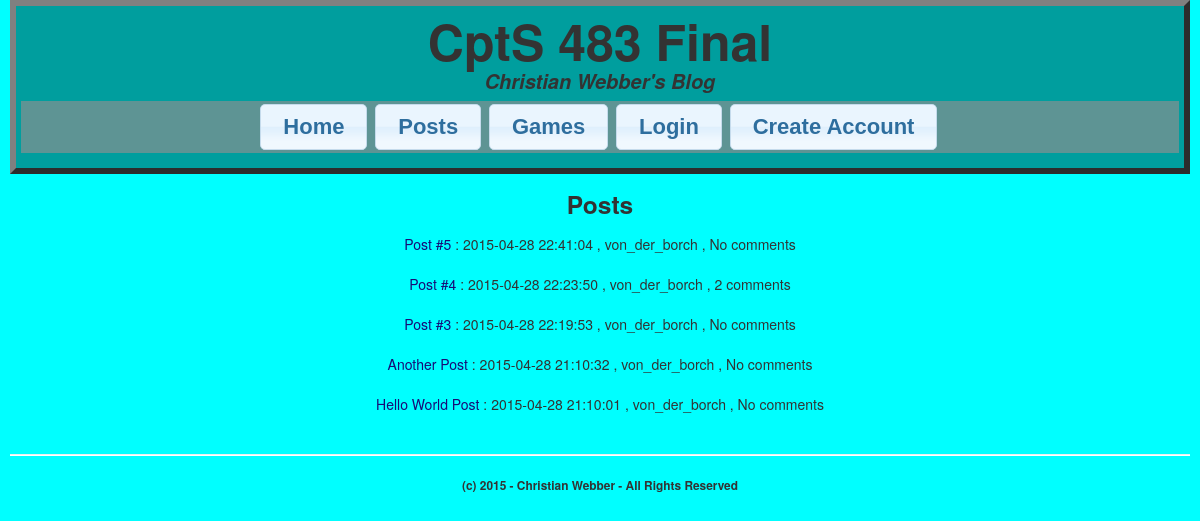
Screenshot of /index.php/blog/ListPosts with the database file from the repository.
### tables this page shows
CREATE TABLE `posts` (
  `id` int(11) NOT NULL AUTO_INCREMENT,
  `title` varchar(255) DEFAULT NULL,
  `content` longtext,
  `date` timestamp NOT NULL DEFAULT CURRENT_TIMESTAMP,
  `author` varchar(255) NOT NULL,
  `upvotes` int(11) DEFAULT '0',
  `downvotes` int(11) DEFAULT '0',
  `voters` longtext,
  PRIMARY KEY (`id`),
  UNIQUE KEY `idposts_UNIQUE` (`id`)
);

### application/controllers/Blog.php (called while the page is built, shortened)
<?php
class Blog extends CI_Controller
{
    public function __construct()
    {
        $this->load->database();
        $this->load->helper('url');
        $this->load->model('PostModel', 'post');
        $this->load->model('CommentModel', 'comments');
        $this->load->model('UserModel', 'user');
        $this->load->model('GameModel', 'game');
    }
    public function ListPosts()
    {
        $data['posts'] = $this->post->GetAll();
        $this->load->view('header');
        $this->load->view('list', $data);
        $this->load->view('footer');
    }
}

### index.php (called while the page is built, shortened)
<?php
require_once BASEPATH.'core/CodeIgniter.php';

### application/models/PostModel.php (called while the page is built, shortened)
<?php
class PostModel extends CI_Model
{
    public function GetAll()
    {
        $this->db->order_by('date', 'desc');
        $query = $this->db->get('posts');
        return $query->result();
    }
}
?>

### application/models/CommentModel.php (called while the page is built, shortened)
<?php
class CommentModel extends CI_Model
{
    public function GetNumberOfCommentsForPost($postid)
    {
        $this->db->order_by('date', 'desc');
        $query = $this->db->get_where('comments', array('postid' => $postid));
        return $query->num_rows();
    }
}
?>

### application/views/list.php (the view, shortened to what this page needs)
<div id="body-list-body"><p>
    <h3>Posts</h3>
    <?php foreach($posts as $post) : ?>
        <?php echo anchor("blog/Read/{$post->id}", $post->title); ?>
          :
        <?php echo $post->date; ?>
        ,
        <?php echo $post->author; ?>
        ,
        <?php
            $comment = new CommentModel();
            $ccount = $comment->GetNumberOfCommentsForPost($post->id);
            if ($ccount == 0) {
                echo "No comments";
            }
            elseif ($ccount == 1) {
                echo "1 comment";
            }
            else {
                echo $ccount." comments";
            }
         ?>
    <?php endforeach; ?>
</p></div>

### application/styles/stylesheet.css (style rules this page uses)
body { margin-left: auto; margin-right: auto; min-width: 185px; max-width: 1920px; position: relative; background-color: aqua; padding: 0px 10px 10px 10px; }
#body a { color: #170c76; }

### rows the page displays
posts: anchor("blog/Read/{$post->id}", $post->title) "Post #5", date "2015-04-28 22:41:04", author "von_der_borch", shows "No comments"
posts: anchor("blog/Read/{$post->id}", $post->title) "Post #4", date "2015-04-28 22:23:50", author "von_der_borch", ccount "2"
posts: anchor("blog/Read/{$post->id}", $post->title) "Post #3", date "2015-04-28 22:19:53", author "von_der_borch", shows "No comments"
posts: anchor("blog/Read/{$post->id}", $post->title) "Another Post", date "2015-04-28 21:10:32", author "von_der_borch", shows "No comments"
posts: anchor("blog/Read/{$post->id}", $post->title) "Hello World Post", date "2015-04-28 21:10:01", author "von_der_borch", shows "No comments"
